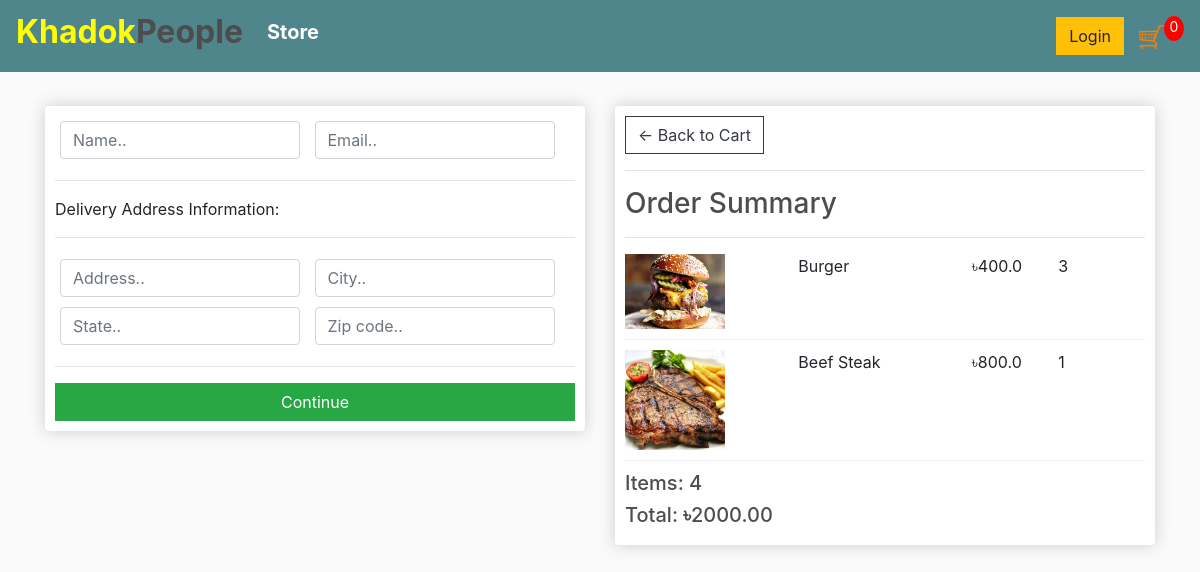
/checkout/ (signed in), run on an earlier commit of the app's database.
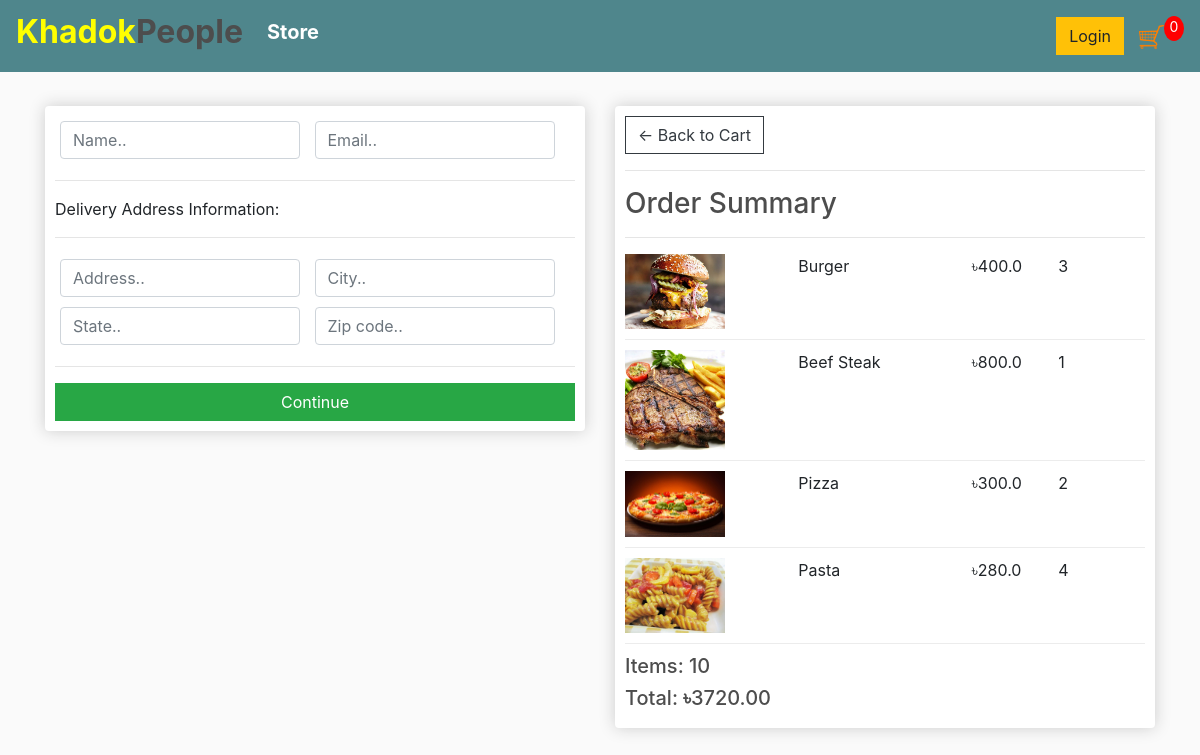
And on a later commit of the database.
### store/models.py (models this page shows, shortened)
class OrderItem(models.Model):
	product = models.ForeignKey(Product, on_delete=models.SET_NULL, null=True)
	order = models.ForeignKey(Order, on_delete=models.SET_NULL, null=True)
	quantity = models.IntegerField(default=0, null=True, blank=True)
	date_added = models.DateTimeField(auto_now_add=True)
	@property
	def get_total(self):
		total = self.product.price * self.quantity
		return total

class Product(models.Model):
	name = models.CharField(max_length=200)
	price = models.FloatField()
	digital = models.BooleanField(default=False,null=True, blank=True)
	image = models.ImageField(null = True, blank = True)
	@property
	def imageURL(self):
		try:
			url = self.image.url
		except:
			url = ''
		return url

class Order(models.Model):
	customer = models.ForeignKey(Customer, on_delete=models.SET_NULL, null=True, blank=True)
	date_ordered = models.DateTimeField(auto_now_add=True)
	complete = models.BooleanField(default=False)
	transaction_id = models.CharField(max_length=100, null=True)
	@property
	def get_cart_total(self):
		orderitems = self.orderitem_set.all()
		total = sum([item.get_total for item in orderitems])
		return total
	@property
	def get_cart_items(self):
		orderitems = self.orderitem_set.all()
		total = sum([item.quantity for item in orderitems])
		return total

### store/views.py (the view)
# urls.py: path('checkout/', views.checkout, name="checkout"),
def checkout(request):
    if request.user.is_authenticated:
        customer = request.user.customer
        order, created = Order.objects.get_or_create(customer=customer, complete = False)
        items = order.orderitem_set.all()
    else:
        items = []
        order = {'get_cart_total': 0, 'get_cart_items': 0}
    context = {'items': items, 'order':order}
    return render(request, 'store/checkout.html', context)

### store/templates/store/checkout.html (shortened to what this page needs)
{% extends 'store/base.html' %}
{% load static %}
{% block content %}
     <div class="row">
		<div class="col-lg-6">
			<div class="box-element" id="form-wrapper">
				<form id="form">
					<div id="user-info">
						<div class="form-field">
							<input required class="form-control" type="text" name="name" placeholder="Name..">
						</div>
						<div class="form-field">
							<input required class="form-control" type="email" name="email" placeholder="Email..">
						</div>
					</div>
					<div id="shipping-info">
						<hr>
						<p>Delivery Address Information:</p>
						<hr>
						<div class="form-field">
							<input class="form-control" type="text" name="address" placeholder="Address..">
						</div>
						<div class="form-field">
							<input class="form-control" type="text" name="city" placeholder="City..">
						</div>
						<div class="form-field">
							<input class="form-control" type="text" name="state" placeholder="State..">
						</div>
						<div class="form-field">
							<input class="form-control" type="text" name="zipcode" placeholder="Zip code..">
						</div>
					</div>
					<hr>
					<input id="form-button" class="btn btn-success btn-block" type="submit" value="Continue">
				</form>
			</div>
			<br>
		</div>
		<div class="col-lg-6">
			<div class="box-element">
				<a  class="btn btn-outline-dark" href="{% url 'cart' %}">&#x2190; Back to Cart</a>
				<hr>
				<h3>Order Summary</h3>
				<hr>
				{% for item in items %}
				<div class="cart-row">
					<div style="flex:2"><img class="row-image" src="{{item.product.imageURL}}"></div>
					<div style="flex:2"><p>{{item.product.name}}</p></div>
					<div style="flex:1"><p>৳{{item.product.price}}</p></div>
					<div style="flex:1"><p>{{item.quantity}}</p></div>
				</div>
				{% endfor %}
				<h5>Items:   {{order.get_cart_items}}</h5>
				<h5>Total:   <b>৳</b>{{order.get_cart_total|floatformat:2}}</h5>
			</div>
		</div>
	</div>
{% endblock content %}

What changed in the data, as far as the page shows it:
added OrderItem: product.imageURL (picture), product.name "Pizza", product.price "300.0", quantity "2"
added OrderItem: product.imageURL (picture), product.name "Pasta", product.price "280.0", quantity "4"
computed for Order: get_cart_items "4" → "10"; get_cart_total "2000.00" → "3720.00"
